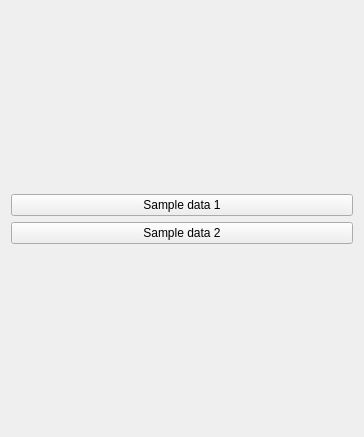
<?xml version="1.0" encoding="UTF-8"?>
<ui version="4.0">
 <class>SampleConnectorPlugin</class>
 <widget class="QWidget" name="SampleConnectorPlugin">
  <property name="geometry">
   <rect>
    <x>0</x>
    <y>0</y>
    <width>364</width>
    <height>437</height>
   </rect>
  </property>
  <property name="windowTitle">
   <string>Form</string>
  </property>
  <layout class="QVBoxLayout" name="verticalLayout">
   <item>
    <spacer name="verticalSpacer">
     <property name="orientation">
      <enum>Qt::Vertical</enum>
     </property>
     <property name="sizeHint" stdset="0">
      <size>
       <width>20</width>
       <height>175</height>
      </size>
     </property>
    </spacer>
   </item>
   <item>
    <widget class="QPushButton" name="sample1Button">
     <property name="text">
      <string>Sample data 1</string>
     </property>
    </widget>
   </item>
   <item>
    <widget class="QPushButton" name="sample2Button">
     <property name="text">
      <string>Sample data 2</string>
     </property>
    </widget>
   </item>
   <item>
    <spacer name="verticalSpacer_2">
     <property name="orientation">
      <enum>Qt::Vertical</enum>
     </property>
     <property name="sizeHint" stdset="0">
      <size>
       <width>20</width>
       <height>174</height>
      </size>
     </property>
    </spacer>
   </item>
  </layout>
 </widget>
 <resources/>
 <connections/>
</ui>
